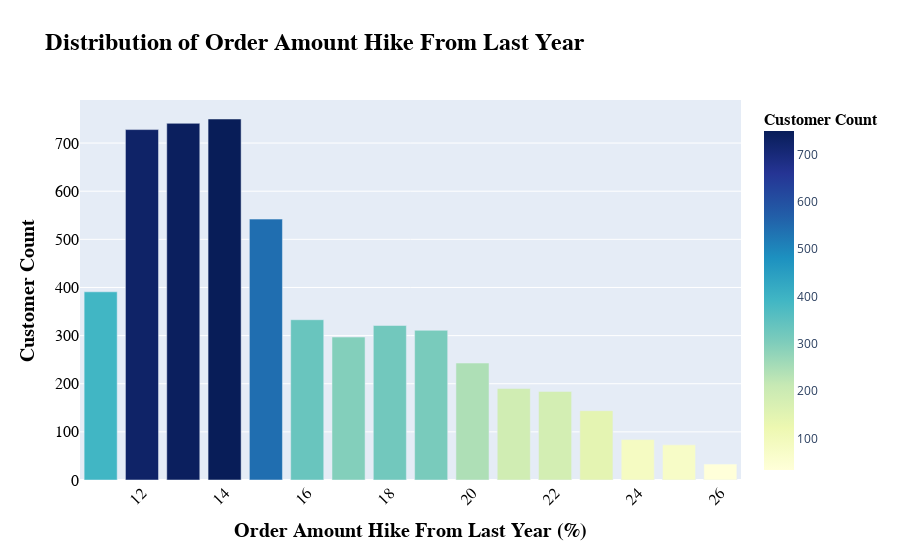

Notebook code cell kept with this figure:
### Markdown cell above
# **Customer Order Analysis and Insights**

## **1. Recency of Customer Orders**
- The majority of customers have placed their last order within the past **3 days**.
- The most common values are **8, 1, 2, and 3 days**.
- As the number of days since the last order increases, the frequency decreases.

## **2. Potential Customer Segments**
- **Frequent Buyers:** Customers who order within **0-3 days** may be highly engaged and loyal.
- **Occasional Buyers:** Customers with a gap of **5-10 days** could be targeted with re-engagement strategies.
- **Churned Customers:** Customers with gaps of **30+ days** may need win-back campaigns.

## **3. Business Strategy Implications**
- Consider **loyalty programs** or **personalized discounts** for customers who haven’t ordered in **10+ days**.
- **Retention campaigns** should focus on the **5-10 day segment** to prevent churn.

### Code cell
hike_counts = df["OrderAmountHikeFromlastYear"].value_counts().reset_index()
hike_counts.columns = ["OrderAmountHikeFromLastYear", "CustomerCount"]

fig = px.bar(hike_counts, 
             x="OrderAmountHikeFromLastYear", 
             y="CustomerCount", 
             title="Distribution of Order Amount Hike From Last Year",
             labels={"OrderAmountHikeFromLastYear": "Order Amount Hike From Last Year (%)", 
                     "CustomerCount": "Customer Count"},
             color="CustomerCount", 
             color_continuous_scale="ylgnbu")  

fig.update_layout(
    title=dict(font=dict(size=24, family="Arial", color="black", weight="bold")),
    xaxis=dict(title_font=dict(size=20, family="Arial", color="black", weight="bold"), 
               tickfont=dict(size=16, family="Arial", color="black")),
    yaxis=dict(title_font=dict(size=20, family="Arial", color="black", weight="bold"), 
               tickfont=dict(size=16, family="Arial", color="black")),
    coloraxis_colorbar=dict(title_font=dict(size=16, family="Arial", color="black", weight="bold"))
)

fig.update_layout(xaxis_tickangle=-45)  
fig.show()

### Figure 1 — Plotly figure (JSON) as saved in the notebook; plotly's stock layout.template omitted (floating-point values rounded to 4 significant figures)
{"data": [{"alignmentgroup": "True", "hovertemplate": "Order Amount Hike From Last Year (%)=%{x}<br>Customer Count=%{marker.color}<extra></extra>", "legendgroup": "", "marker": {"color": [750, 741, 728, 542, 391, 333, 321, 311, 297, 243, 190, 184, 144, 84, 73, 33], "coloraxis": "coloraxis", "pattern": {"shape": ""}}, "name": "", "offsetgroup": "", "orientation": "v", "showlegend": false, "textposition": "auto", "type": "bar", "x": [14, 13, 12, 15, 11, 16, 18, 19, 17, 20, 21, 22, 23, 24, 25, 26], "xaxis": "x", "y": [750, 741, 728, 542, 391, 333, 321, 311, 297, 243, 190, 184, 144, 84, 73, 33], "yaxis": "y"}], "layout": {"barmode": "relative", "coloraxis": {"colorbar": {"title": {"font": {"color": "black", "family": "Arial", "size": 16, "weight": "bold"}, "text": "Customer Count"}}, "colorscale": [[0, "rgb(255,255,217)"], [0.125, "rgb(237,248,177)"], [0.25, "rgb(199,233,180)"], [0.375, "rgb(127,205,187)"], [0.5, "rgb(65,182,196)"], [0.625, "rgb(29,145,192)"], [0.75, "rgb(34,94,168)"], [0.875, "rgb(37,52,148)"], [1, "rgb(8,29,88)"]]}, "legend": {"tracegroupgap": 0}, "title": {"font": {"color": "black", "family": "Arial", "size": 24, "weight": "bold"}, "text": "Distribution of Order Amount Hike From Last Year"}, "xaxis": {"anchor": "y", "domain": [0, 1], "tickangle": -45, "tickfont": {"color": "black", "family": "Arial", "size": 16}, "title": {"font": {"color": "black", "family": "Arial", "size": 20, "weight": "bold"}, "text": "Order Amount Hike From Last Year (%)"}}, "yaxis": {"anchor": "x", "domain": [0, 1], "tickfont": {"color": "black", "family": "Arial", "size": 16}, "title": {"font": {"color": "black", "family": "Arial", "size": 20, "weight": "bold"}, "text": "Customer Count"}}}}
